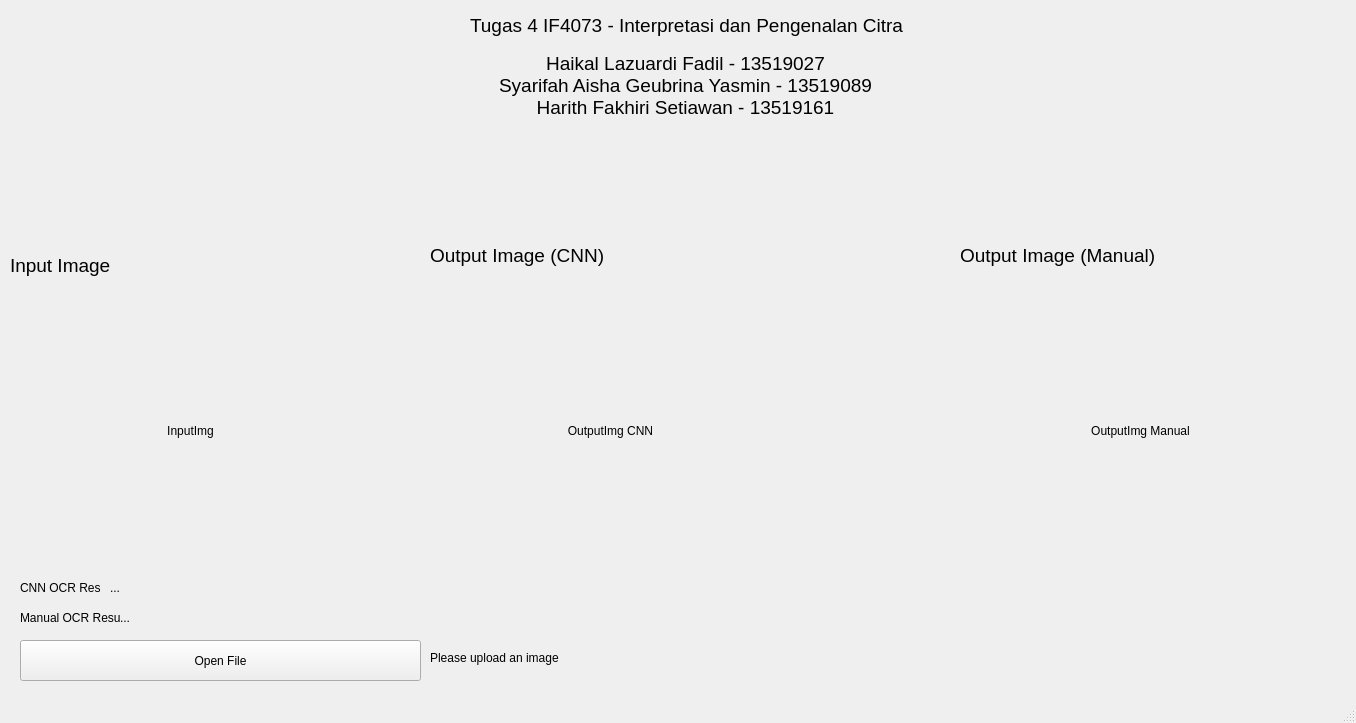
<?xml version="1.0" encoding="UTF-8"?>
<ui version="4.0">
 <class>MainWindow</class>
 <widget class="QMainWindow" name="MainWindow">
  <property name="geometry">
   <rect>
    <x>0</x>
    <y>0</y>
    <width>1356</width>
    <height>723</height>
   </rect>
  </property>
  <property name="windowTitle">
   <string>MainWindow</string>
  </property>
  <widget class="QWidget" name="centralwidget">
   <widget class="QPushButton" name="pushButton">
    <property name="geometry">
     <rect>
      <x>20</x>
      <y>640</y>
      <width>401</width>
      <height>41</height>
     </rect>
    </property>
    <property name="cursor">
     <cursorShape>PointingHandCursor</cursorShape>
    </property>
    <property name="text">
     <string>Open File</string>
    </property>
   </widget>
   <widget class="QLabel" name="label__inputImg">
    <property name="geometry">
     <rect>
      <x>10</x>
      <y>280</y>
      <width>361</width>
      <height>301</height>
     </rect>
    </property>
    <property name="text">
     <string>InputImg</string>
    </property>
    <property name="alignment">
     <set>Qt::AlignCenter</set>
    </property>
   </widget>
   <widget class="QLabel" name="label__outputImgCNN">
    <property name="geometry">
     <rect>
      <x>430</x>
      <y>280</y>
      <width>361</width>
      <height>301</height>
     </rect>
    </property>
    <property name="text">
     <string>OutputImg CNN</string>
    </property>
    <property name="alignment">
     <set>Qt::AlignCenter</set>
    </property>
   </widget>
   <widget class="QLabel" name="label__outputImgManual">
    <property name="geometry">
     <rect>
      <x>960</x>
      <y>280</y>
      <width>361</width>
      <height>301</height>
     </rect>
    </property>
    <property name="text">
     <string>OutputImg Manual</string>
    </property>
    <property name="alignment">
     <set>Qt::AlignCenter</set>
    </property>
   </widget>
   <widget class="QLabel" name="label__directory">
    <property name="geometry">
     <rect>
      <x>430</x>
      <y>650</y>
      <width>821</width>
      <height>16</height>
     </rect>
    </property>
    <property name="text">
     <string>Please upload an image</string>
    </property>
   </widget>
   <widget class="QLabel" name="label_5">
    <property name="geometry">
     <rect>
      <x>20</x>
      <y>580</y>
      <width>81</width>
      <height>16</height>
     </rect>
    </property>
    <property name="text">
     <string>CNN OCR Result:</string>
    </property>
   </widget>
   <widget class="QLabel" name="label_6">
    <property name="geometry">
     <rect>
      <x>20</x>
      <y>610</y>
      <width>101</width>
      <height>16</height>
     </rect>
    </property>
    <property name="text">
     <string>Manual OCR Result:</string>
    </property>
   </widget>
   <widget class="QLabel" name="label__cnnOCR">
    <property name="geometry">
     <rect>
      <x>110</x>
      <y>580</y>
      <width>81</width>
      <height>16</height>
     </rect>
    </property>
    <property name="text">
     <string>...</string>
    </property>
   </widget>
   <widget class="QLabel" name="label__manualOCR">
    <property name="geometry">
     <rect>
      <x>120</x>
      <y>610</y>
      <width>81</width>
      <height>16</height>
     </rect>
    </property>
    <property name="text">
     <string>...</string>
    </property>
   </widget>
   <widget class="QLabel" name="label_4">
    <property name="geometry">
     <rect>
      <x>10</x>
      <y>250</y>
      <width>131</width>
      <height>31</height>
     </rect>
    </property>
    <property name="font">
     <font>
      <pointsize>14</pointsize>
      <weight>50</weight>
      <bold>false</bold>
     </font>
    </property>
    <property name="text">
     <string>Input Image</string>
    </property>
   </widget>
   <widget class="QLabel" name="label_7">
    <property name="geometry">
     <rect>
      <x>430</x>
      <y>240</y>
      <width>181</width>
      <height>31</height>
     </rect>
    </property>
    <property name="font">
     <font>
      <pointsize>14</pointsize>
      <weight>50</weight>
      <bold>false</bold>
     </font>
    </property>
    <property name="text">
     <string>Output Image (CNN)</string>
    </property>
   </widget>
   <widget class="QLabel" name="label_8">
    <property name="geometry">
     <rect>
      <x>960</x>
      <y>240</y>
      <width>201</width>
      <height>31</height>
     </rect>
    </property>
    <property name="font">
     <font>
      <pointsize>14</pointsize>
      <weight>50</weight>
      <bold>false</bold>
     </font>
    </property>
    <property name="text">
     <string>Output Image (Manual)</string>
    </property>
   </widget>
   <widget class="QLabel" name="label_9">
    <property name="geometry">
     <rect>
      <x>470</x>
      <y>10</y>
      <width>441</width>
      <height>31</height>
     </rect>
    </property>
    <property name="font">
     <font>
      <pointsize>14</pointsize>
      <weight>50</weight>
      <bold>false</bold>
     </font>
    </property>
    <property name="text">
     <string>Tugas 4 IF4073 - Interpretasi dan Pengenalan Citra</string>
    </property>
   </widget>
   <widget class="QLabel" name="label_12">
    <property name="geometry">
     <rect>
      <x>500</x>
      <y>40</y>
      <width>371</width>
      <height>91</height>
     </rect>
    </property>
    <property name="font">
     <font>
      <pointsize>14</pointsize>
      <weight>50</weight>
      <bold>false</bold>
     </font>
    </property>
    <property name="text">
     <string>Haikal Lazuardi Fadil - 13519027
Syarifah Aisha Geubrina Yasmin - 13519089
Harith Fakhiri Setiawan - 13519161</string>
    </property>
    <property name="alignment">
     <set>Qt::AlignCenter</set>
    </property>
   </widget>
  </widget>
  <widget class="QMenuBar" name="menubar">
   <property name="geometry">
    <rect>
     <x>0</x>
     <y>0</y>
     <width>1356</width>
     <height>21</height>
    </rect>
   </property>
  </widget>
  <widget class="QStatusBar" name="statusbar"/>
 </widget>
 <resources/>
 <connections/>
</ui>
